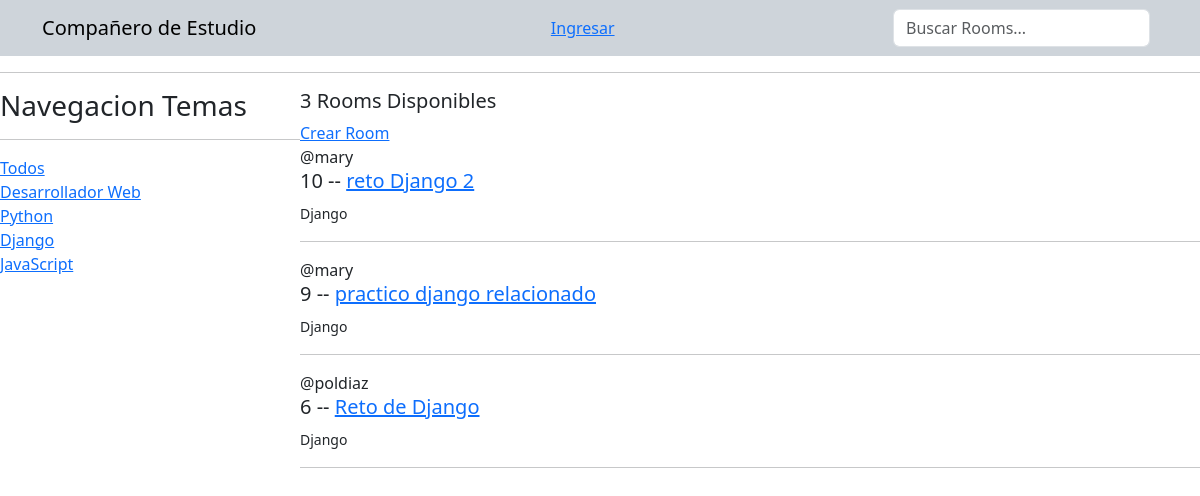
Screenshot of /?q=Django with the database file from the repository.
### base/models.py (models this page shows, shortened)
class Topic(models.Model):
    name = models.CharField(max_length=200)

class Room(models.Model):
    host = models.ForeignKey(User, on_delete=models.SET_NULL, null=True)
    topic = models.ForeignKey(Topic, on_delete=models.SET_NULL, null=True)
    name = models.CharField(max_length=200)
    description = models.TextField(null=True, blank=True)
    participants = models.ManyToManyField(User, related_name='participants', blank=True)
    updated = models.DateTimeField(auto_now=True)
    created = models.DateTimeField(auto_now_add=True)
    class Meta:
        ordering = ['-updated', '-created']

### base/views.py (the view)
# urls.py: path('', views.home, name="home"),
def home(request):
    q = request.GET.get("q") if request.GET.get("q") != None else ""
    rooms = Room.objects.filter(
        Q(topic__name__icontains=q) | Q(name__icontains=q) | Q(description__icontains=q)
    )
    topics = Topic.objects.all()
    room_count = rooms.count()
    context = {"rooms": rooms, "topics": topics, "room_count": room_count}
    return render(request, "base/home.html", context)

### base/templates/base/home.html (shortened to what this page needs)
{% extends "main.html" %}
{% block content %}
<div class="home-container">
  <div>
    <h3>Navegacion Temas</h3>
    <hr />
    <div>
      <a href="{% url 'home' %}">Todos</a>
    </div>
    {% for topic in topics %}
      <div>
        <a href="{% url 'home' %}?q={{topic.name}}">{{topic.name}}</a>
      </div>
    {% endfor %}
  </div>
  <div>
    <h5>{{ room_count }} Rooms Disponibles</h5>
    <a href="{% url 'create-room' %}">Crear Room</a>
    <div>
      {% for room in rooms %}
      <div>
        <span>@{{ room.host.username }}</span>
        <h5>
          {{ room.id }} --
          <a href="{% url 'room' room.id %}"> {{ room.name }}</a>
        </h5>
        <small>{{ room.topic.name }}</small>
        <hr />
      </div>
      {% endfor %}
    </div>
  </div>
</div>
{% endblock content %}

### base/templates/base/home.html (style rules this page uses)
.home-container { display: grid; grid-template-columns: 1fr 3fr; }

### rows the page displays
Topic: name "Desarrollador Web"
Topic: name "Python"
Topic: name "Django"
Topic: name "JavaScript"
Room: host.username "mary", id "10", name "reto Django 2", topic.name "Django"
Room: host.username "mary", id "9", name "practico django relacionado", topic.name "Django"
Room: host.username "poldiaz", id "6", name "Reto de Django", topic.name "Django"

### other values shown
{{ room_count }} "3"
